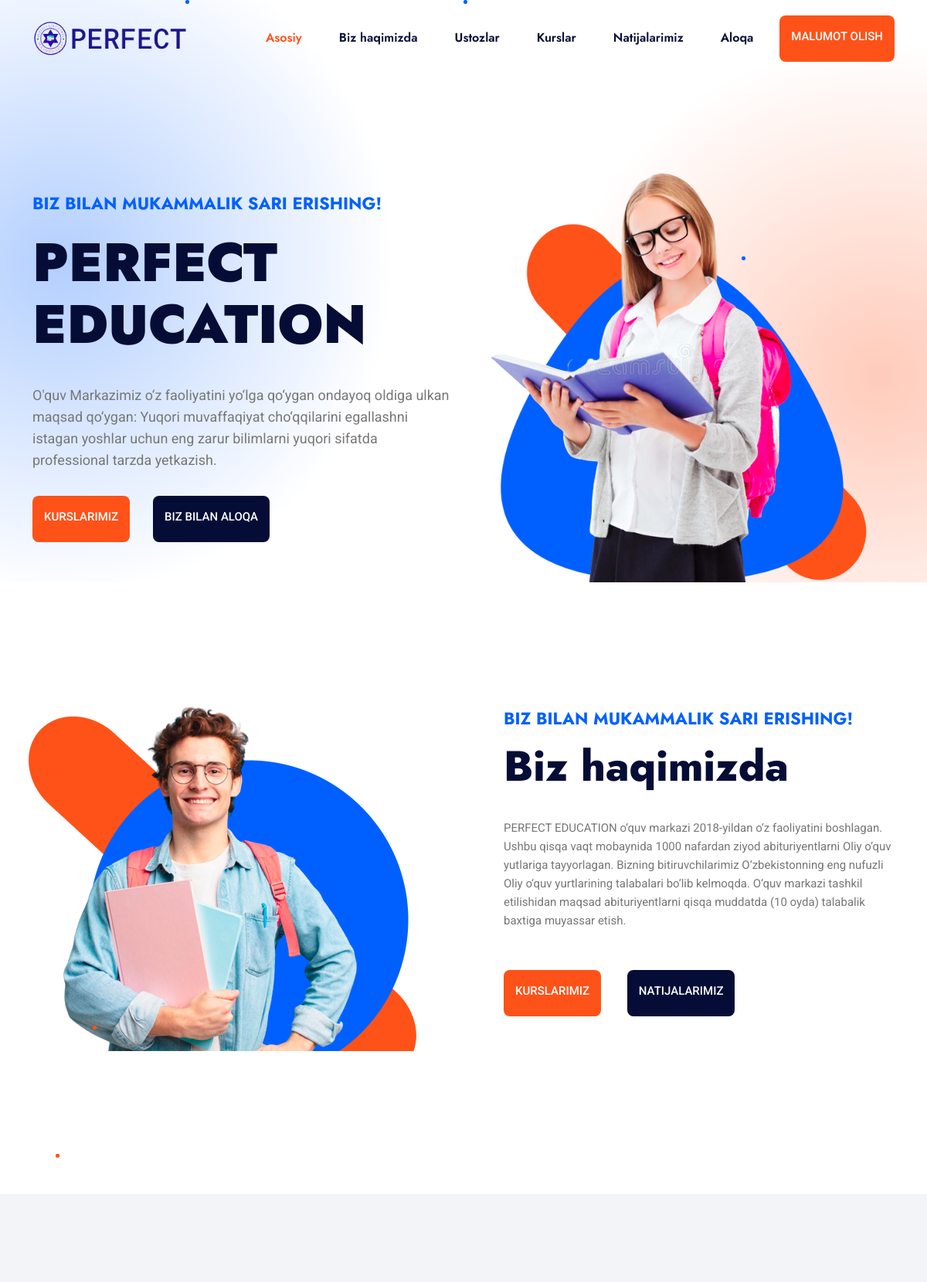
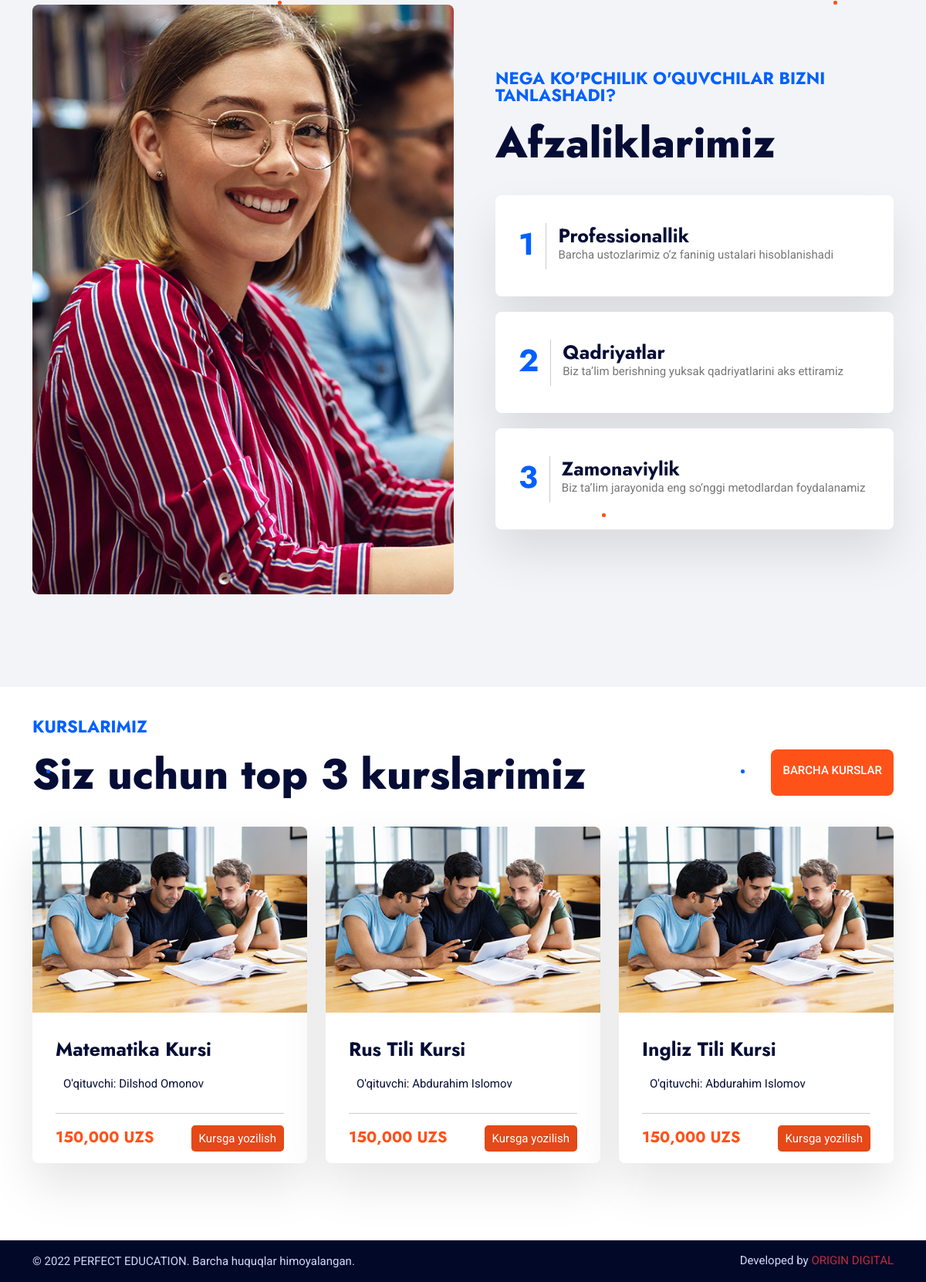
The page / on the database its author committed (2 pictures, top to bottom).
### home/models.py (models this page shows, shortened)
class Logo(models.Model):
    title = models.CharField(default='PERFECT EDUCATION LOGO', max_length=300)
    image = models.ImageField(upload_to='images/logo/')
    favicon = models.ImageField(upload_to='images/favicon/')
    class Meta:
        verbose_name = 'Site Logo'
        verbose_name_plural = 'Site Logo'

class TopCourse(models.Model):
    courses = models.ForeignKey(Course, on_delete=models.CASCADE, related_name='mycourses')
    class Meta:
        verbose_name = 'Top Kurslar'
        verbose_name_plural = 'Top Kurslar'

class Course(models.Model):
    title = models.CharField(max_length=600)
    teacher = models.ForeignKey(Teacher, on_delete=models.CASCADE, related_name='teacher')
    image = models.ImageField(upload_to='images/courses/')
    price = models.IntegerField(default=0)
    about = RichTextField()
    def price_intcomma(self):
        return f"{self.price:,}"
    class Meta:
        verbose_name = 'Kurslar'
        verbose_name_plural = 'Kurslar'

class Teacher(models.Model):
    full_name = models.CharField(max_length=600)
    image = models.ImageField(upload_to='images/teacher/')
    category = models.CharField(max_length=600)
    phone = models.CharField(max_length=600)
    about_me = RichTextField()
    class Meta:
        verbose_name = 'Ustozlar'
        verbose_name_plural = 'Ustozlar'

### site_settings/models.py (models this page shows, shortened)
class HomeScreen(models.Model):
    subtitle = models.CharField(max_length=600)
    title = models.CharField(max_length=600)
    image = models.ImageField(upload_to='images/site_settings/')
    description = models.TextField()
    button1_name = models.CharField(max_length=300)
    button1_link = models.CharField(max_length=1000)
    button2_name = models.CharField(max_length=300)
    button2_link = models.CharField(max_length=1000)
    class Meta:
        verbose_name = 'Home Screen'
        verbose_name_plural = 'Home Screen'

class About(models.Model):
    subtitle = models.CharField(max_length=600)
    title = models.CharField(max_length=600)
    image = models.ImageField(upload_to='images/site_settings/')
    description = models.TextField()
    button1_name = models.CharField(max_length=300)
    button1_link = models.CharField(max_length=1000)
    button2_name = models.CharField(max_length=300)
    button2_link = models.CharField(max_length=1000)
    class Meta:
        verbose_name = 'Biz haqimizda'
        verbose_name_plural = 'Biz haqimizda'

### home/views.py (the view)
# urls.py: path('', views.index, name='index'),
def index(request):
    coursess = TopCourse.objects.all().order_by('-id')[:3]
    context = {
        'coursess': coursess
    }
    return render(request, 'pages/index.html', context)

### home/context.py (called while the page is built)
def site_logo(request):
    logo_site = Logo.objects.last()
    context = {
        'logo_site': logo_site
    }
    return context

def teacher_view(request):
    my_teacher = Teacher.objects.all()
    context = {
        'my_teacher': my_teacher
    }
    return context

def current_date(request):
    now = date.today()
    now_year = now.strftime("%Y")
    context = {
        'now_year': now_year
    }
    return context

def home_screen_view(request):
    home_screen = HomeScreen.objects.last()
    context = {
        'home_screen': home_screen
    }
    return context

def about_view(request):
    about = About.objects.last()
    context = {
        'about': about
    }
    return context

def contact_data_view(request):
    contact_data = ContactData.objects.last()
    context = {
        'contact_data': contact_data
    }
    return context

### home/templates/pages/index.html (shortened to what this page needs)
{% extends 'pages/base.html' %}
{% load static %}
{% block content %}
    <section class="main-banner">
        <div class="container">
            <div class="row align-items-center">
                <div class="col-lg-6">
                    <div class="banner-content">
                        <h2 class="h2-subtitle wow fadeInUp animated"
                            data-wow-delay=".4s">{{ home_screen.subtitle }}</h2>
                        <h1 class="h1-title wow fadeInUp animated" data-wow-delay=".5s">{{ home_screen.title }}</h1>
                        <p class="wow fadeInUp animated" data-wow-delay=".6s">{{ home_screen.description }}</p>
                        <div class="banner-btn wow fadeInUp animated" data-wow-delay=".7s">
                            <a href="{{ home_screen.button1_link }}" class="sec-btn">{{ home_screen.button1_name }}</a>
                            <a href="{{ home_screen.button2_link }}"
                               class="sec-btn btn-2">{{ home_screen.button2_name }}</a>
                        </div>
                    </div>
                </div>
                <div class="col-lg-6">
                    <div class="banner-img-box wow fadeInRight animated" data-wow-delay=".4s">
                        <div class="banner-img">
                            <img src="{{ home_screen.image.url }}" alt="banner">
                        </div>
                    </div>
                </div>
            </div>
        </div>
    </section>
    <section style="background-color: white;" class="main-about-us">
        <div class="container">
            <div class="row align-items-center">
                <div class="col-lg-6">
                    <div class="about-img-box wow fadeInLeft animated" data-wow-delay=".4s">
                        <div class="about-img">
                            <img src="{{ about.image.url }}" alt="about us">
                        </div>
                    </div>
                </div>
                <div class="col-lg-6">
                    <div class="about-us-content">
                        <div class="about-us-title">
                            <h2 class="h2-subtitle">{{ about.subtitle }}</h2>
                            <h2 class="h2-title">{{ about.title }}</h2>
                        </div>
                        <p>{{ about.description }}</p>
                        <a href="{{ about.button1_link }}" class="sec-btn">{{ about.button1_name }}</a>
                        <a href="{{ about.button2_link }}" class="sec-btn btn-2">{{ about.button2_name }}</a>
                    </div>
                </div>
            </div>
        </div>
    </section>
    <section class="main-event">
        <div class="container">
            <div class="row align-items-center">
                <div class="col-xl-6 col-lg-5">
                    <div class="event-img-box wow fadeInLeft animated" data-wow-delay=".4s">
                        <div class="event-img">
                            <img src="{% static 'assets/images/event-img.jpg' %}" alt="event">
                        </div>
                    </div>
                </div>
                <div class="col-xl-6 col-lg-7">
                    <div class="event-content-box">
                        <div class="event-title">
                            <h2 class="h2-subtitle">Nega ko'pchilik o'quvchilar bizni tanlashadi?</h2>
                            <h2 class="h2-title">Afzaliklarimiz</h2>
                        </div>
                        <div class="event-box">
                            <div class="event-date-day">
                                <div class="event-date">
                                    <p>1</p>
                                </div>
                            </div>
                            <div class="event-content-text">
                                <h3 class="h3-title">Professionallik</h3>
                                <p>Barcha ustozlarimiz o‘z faninig ustalari hisoblanishadi</p>
                            </div>
                        </div>
                        <div class="event-box">
                            <div class="event-date-day">
                                <div class="event-date">
                                    <p>2</p>
                                </div>
                            </div>
                            <div class="event-content-text">
                                <h3 class="h3-title">Qadriyatlar</h3>
                                <p>Biz ta’lim berishning yuksak qadriyatlarini aks ettiramiz</p>
                            </div>
                        </div>
                        <div class="event-box mb-0">
                            <div class="event-date-day">
                                <div class="event-date">
                                    <p>3</p>
                                </div>
                            </div>
                            <div class="event-content-text">
                                <h3 class="h3-title">Zamonaviylik</h3>
                                <p>Biz ta’lim jarayonida eng so‘nggi metodlardan foydalanamiz</p>
                            </div>
                        </div>
                    </div>
                </div>
            </div>
        </div>
    </section>
    <section class="main-online-courses">
        <div class="container">
            <div class="row align-items-center">
                <div class="col-lg-8">
                    <div class="online-courses-title">
                        <h2 class="h2-subtitle">Kurslarimiz</h2>
                        <h2 class="h2-title">Siz uchun top 3 kurslarimiz </h2>
                    </div>
                </div>
                <div class="col-lg-4">
                    <div class="online-courses-title-btn">
                        <a href="{% url 'courses' %}" class="sec-btn">Barcha Kurslar</a>
                    </div>
                </div>
            </div>
            <div class="row">
                {% for rs in coursess %}
                    <div style="margin-bottom: 30px;" class="col-lg-4">
                        <div class="course-box">
                            <div class="course-img">
                                <a href="{% url 'course-detail' rs.courses.id %}"><img src="{{ rs.courses.image.url }}"
                                                                                       alt="course"></a>
                            </div>
                            <div class="course-content">
                                <a href="{% url 'course-detail' rs.courses.id %}">
                                    <h3 class="h3-title">{{ rs.courses.title }}</h3>
                                </a>
                                <div class="course-instructor-review">
                                    <div class="course-instructor-box">
                                        <a>O'qituvchi: {{ rs.courses.teacher.full_name }}</a>
                                    </div>
                                </div>
                                <div class="course-line"></div>
                                <div class="course-price-student-box">
                                    <div class="course-price-box">
                                        <span>{{ rs.courses.price_intcomma }} UZS</span>
                                    </div>
                                    <a href="{% url 'enroll-course' rs.courses.id %}">
                                        <button class="kurs-button">Kursga yozilish</button>
                                    </a>
                                </div>
                            </div>
                        </div>
                    </div>
                {% endfor %}
            </div>
        </div>
    </section>
{% endblock %}

### home/templates/pages/base.html (shortened to what this page needs)
<!DOCTYPE html>
{% load static %}
<html lang="en">
<head>
    <link rel="stylesheet" type="text/css" href="{% static 'assets/css/bootstrap.min.css' %}">
    <link rel="stylesheet" type="text/css" href="{% static 'assets/css/font-awesome.min.css' %}">
    <link rel="stylesheet" type="text/css" href="{% static 'assets/css/slick.css' %}">
    <link rel="stylesheet" type="text/css" href="{% static 'assets/css/slick-theme.css' %}">
    <link rel="stylesheet" type="text/css" href="{% static 'assets/css/animate.min.css' %}">
    <link rel="stylesheet" type="text/css" href="{% static 'assets/css/magnific-popup.min.css' %}">
    <link rel="stylesheet" type="text/css" href="{% static 'assets/css/style.css' %}">
</head>
<body>
{% block header %}{% include 'components/header.html' %}{% endblock %}
{% block content %}{% endblock %}
{% block footer %}{% include 'components/footer.html' %}{% endblock %}
<div class="bubbles_wrap">
    <div class="bubble x2"></div>
    <div class="bubble x4"></div>
    <div class="bubble x6"></div>
    <div class="bubble x10"></div>
</div>
</body>
</html>

### home/templates/components/header.html (shortened to what this page needs)
{% load static %}
<header class="site-header">
    <div class="header-bottom">
        <div class="container">
            <div class="row align-items-center">
                <div class="col-lg-3">
                    <div class="site-branding">
                        <a href="{% url 'index' %}" title="Educater">
                            <img style="width: 200px" src="{{ logo_site.image.url }}" alt="Logo">
                        </a>
                    </div>
                </div>
                <div class="col-lg-9">
                    <div class="header-menu">
                        <nav class="main-navigation">
                            <ul class="menu">
                                <li {% if request.path == '/' or request.path == '' %}class="active"{% endif %}><a href="{% url 'index' %}">Asosiy</a></li>
                                <li {% if request.path == '/about/' or request.path == '/about' %}class="active"{% endif %}><a href="{% url 'about' %}">Biz haqimizda</a></li>
                                <li {% if request.path == '/teachers/' or request.path == '/teachers' %}class="active"{% endif %}><a href="{% url 'teachers' %}">Ustozlar</a></li>
                                <li {% if request.path == '/courses/' or request.path == '/courses' %}class="active"{% endif %}><a href="{% url 'courses' %}">Kurslar</a></li>
                                <li {% if request.path == '/results/' or request.path == '/results' %}class="active"{% endif %}><a href="{% url 'results' %}">Natijalarimiz</a></li>
                                <li {% if request.path == '/contact/' or request.path == '/contact' %}class="active"{% endif %}><a href="{% url 'contact' %}">Aloqa</a></li>
                            </ul>
                        </nav>
                        <div class="header-btn">
                            <a href="{% url 'contact' %}" class="sec-btn">Malumot olish</a>
                        </div>
                    </div>
                </div>
            </div>
        </div>
    </div>
</header>

### home/templates/components/footer.html (shortened to what this page needs)
{% load static %}
<div class="footer-copyright-bg">
    <div class="container">
        <div class="row">
            <div class="col-lg-12">
                <span class="dev-span2">© {{ now_year }} PERFECT EDUCATION. Barcha huquqlar himoyalangan.</span><br>
                <span class="dev-span">Developed by <a class="dev-a"
                                                       href="https://www.origin-digital.uz/"> ORIGIN DIGITAL</a></span>
            </div>
        </div>
    </div>
</div>

### home/templates/pages/index.html (style rules this page uses)
.kurs-button { color: white; background-color: #e44917; border: none; border-radius: 5px; padding: 5px 10px; }

### home/templates/components/footer.html (style rules this page uses)
.dev-a { color: #bb2d3b; }
.dev-span { color: #d1d8fe; float: right; margin-top: -25px; }
.dev-span2 { color: #d1d8fe; float: left; }

### rows shown on the page
Logo: image (picture)
HomeScreen: subtitle "BIZ BILAN MUKAMMALIK SARI ERISHING!", title "PERFECT EDUCATION", description "O'quv Markazimiz o‘z faoliyatini yo‘lga qo‘ygan ondayoq oldiga ulkan maqsad qo‘ygan: Yuqori muvaffaqiyat cho‘qqilarini egallashni istagan yoshlar uchun eng zarur bilimlarni yuqori sifatda professional tarzda yetkazish.", button1_name "KURSLARIMIZ", button2_name "BIZ BILAN ALOQA", image (picture)
About: image (picture), subtitle "BIZ BILAN MUKAMMALIK SARI ERISHING!", title "Biz haqimizda", description "PERFECT EDUCATION o‘quv markazi 2018-yildan o‘z faoliyatini boshlagan. Ushbu qisqa vaqt mobaynida 1000 nafardan ziyod abituriyentlarni Oliy o‘quv yutlariga tayyorlagan. Bizning bitiruvchilarimiz O‘zbekistonning eng nufuzli Oliy o‘quv yurtlarining talabalari bo‘lib kelmoqda. O‘quv markazi tashkil etilishidan maqsad abituriyentlarni qisqa muddatda (10 oyda) talabalik baxtiga muyassar etish.", button1_name "KURSLARIMIZ", button2_name "NATIJALARIMIZ"
TopCourse: courses.image (picture), courses "Matematika Kursi", courses.teacher.full_name "Dilshod Omonov", courses.price_intcomma "150,000"
TopCourse: courses.image (picture), courses "Rus Tili Kursi", courses.teacher.full_name "Abdurahim Islomov", courses.price_intcomma "150,000"
TopCourse: courses.image (picture), courses "Ingliz Tili Kursi", courses.teacher.full_name "Abdurahim Islomov", courses.price_intcomma "150,000"
